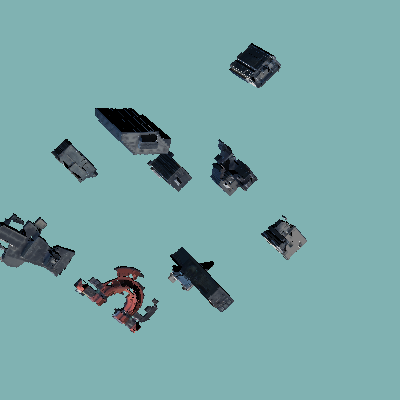

Generate this figure with Python:
#!/usr/bin/env python

# Read a Cesium 3D Tiles tileset and render with textures.

import os

import vtkmodules.vtkInteractionStyle  # noqa: F401
import vtkmodules.vtkRenderingFreeType  # noqa: F401
import vtkmodules.vtkRenderingOpenGL2  # noqa: F401

from vtkmodules.vtkCommonCore import vtkInformation
from vtkmodules.vtkIOCesium3DTiles import vtkCesium3DTilesReader
from vtkmodules.vtkIOGeometry import vtkGLTFReader
from vtkmodules.vtkRenderingCore import (
    vtkActor,
    vtkPolyDataMapper,
    vtkProp,
    vtkRenderWindow,
    vtkRenderWindowInteractor,
    vtkRenderer,
)

# Source
data_dir = os.environ.get("VPE_DATA_DIR", os.path.dirname(os.path.abspath(__file__)))
tileset_reader = vtkCesium3DTilesReader()
tileset_reader.SetFileName(os.path.join(data_dir, "jacksonville-gltf", "tileset.json"))
tileset_reader.Update()

output_data = tileset_reader.GetOutput()

# Renderer
renderer = vtkRenderer()
renderer.SetBackground(0.5, 0.7, 0.7)

# Texture coordinate flip matrix
texture_transform = [1, 0, 0, 0, 0, -1, 0, 1, 0, 0, 1, 0, 0, 0, 0, 1]

# Partitioned dataset 0, partition 0
pds_0 = output_data.GetPartitionedDataSet(0)
gltf_reader_0 = vtkGLTFReader.SafeDownCast(tileset_reader.GetTileReader(0))

mapper_0_0 = vtkPolyDataMapper()
mapper_0_0.SetInputDataObject(pds_0.GetPartition(0))
actor_0_0 = vtkActor()
actor_0_0.SetMapper(mapper_0_0)
information_0_0 = vtkInformation()
actor_0_0.SetPropertyKeys(information_0_0)
information_0_0.Set(vtkProp.GENERAL_TEXTURE_TRANSFORM(), texture_transform, 16)
actor_0_0.SetTexture(gltf_reader_0.GetTexture(0).GetVTKTexture())
renderer.AddActor(actor_0_0)

# Partitioned dataset 0, partition 1
mapper_0_1 = vtkPolyDataMapper()
mapper_0_1.SetInputDataObject(pds_0.GetPartition(1))
actor_0_1 = vtkActor()
actor_0_1.SetMapper(mapper_0_1)
information_0_1 = vtkInformation()
actor_0_1.SetPropertyKeys(information_0_1)
information_0_1.Set(vtkProp.GENERAL_TEXTURE_TRANSFORM(), texture_transform, 16)
actor_0_1.SetTexture(gltf_reader_0.GetTexture(1).GetVTKTexture())
renderer.AddActor(actor_0_1)

# Partitioned dataset 0, partition 2
mapper_0_2 = vtkPolyDataMapper()
mapper_0_2.SetInputDataObject(pds_0.GetPartition(2))
actor_0_2 = vtkActor()
actor_0_2.SetMapper(mapper_0_2)
information_0_2 = vtkInformation()
actor_0_2.SetPropertyKeys(information_0_2)
information_0_2.Set(vtkProp.GENERAL_TEXTURE_TRANSFORM(), texture_transform, 16)
actor_0_2.SetTexture(gltf_reader_0.GetTexture(2).GetVTKTexture())
renderer.AddActor(actor_0_2)

# Partitioned dataset 1, partition 0
pds_1 = output_data.GetPartitionedDataSet(1)
gltf_reader_1 = vtkGLTFReader.SafeDownCast(tileset_reader.GetTileReader(1))

mapper_1_0 = vtkPolyDataMapper()
mapper_1_0.SetInputDataObject(pds_1.GetPartition(0))
actor_1_0 = vtkActor()
actor_1_0.SetMapper(mapper_1_0)
information_1_0 = vtkInformation()
actor_1_0.SetPropertyKeys(information_1_0)
information_1_0.Set(vtkProp.GENERAL_TEXTURE_TRANSFORM(), texture_transform, 16)
actor_1_0.SetTexture(gltf_reader_1.GetTexture(0).GetVTKTexture())
renderer.AddActor(actor_1_0)

# Partitioned dataset 2, partition 0
pds_2 = output_data.GetPartitionedDataSet(2)
gltf_reader_2 = vtkGLTFReader.SafeDownCast(tileset_reader.GetTileReader(2))

mapper_2_0 = vtkPolyDataMapper()
mapper_2_0.SetInputDataObject(pds_2.GetPartition(0))
actor_2_0 = vtkActor()
actor_2_0.SetMapper(mapper_2_0)
information_2_0 = vtkInformation()
actor_2_0.SetPropertyKeys(information_2_0)
information_2_0.Set(vtkProp.GENERAL_TEXTURE_TRANSFORM(), texture_transform, 16)
actor_2_0.SetTexture(gltf_reader_2.GetTexture(0).GetVTKTexture())
renderer.AddActor(actor_2_0)

# Partitioned dataset 2, partition 1
mapper_2_1 = vtkPolyDataMapper()
mapper_2_1.SetInputDataObject(pds_2.GetPartition(1))
actor_2_1 = vtkActor()
actor_2_1.SetMapper(mapper_2_1)
information_2_1 = vtkInformation()
actor_2_1.SetPropertyKeys(information_2_1)
information_2_1.Set(vtkProp.GENERAL_TEXTURE_TRANSFORM(), texture_transform, 16)
actor_2_1.SetTexture(gltf_reader_2.GetTexture(1).GetVTKTexture())
renderer.AddActor(actor_2_1)

# Partitioned dataset 2, partition 2
mapper_2_2 = vtkPolyDataMapper()
mapper_2_2.SetInputDataObject(pds_2.GetPartition(2))
actor_2_2 = vtkActor()
actor_2_2.SetMapper(mapper_2_2)
information_2_2 = vtkInformation()
actor_2_2.SetPropertyKeys(information_2_2)
information_2_2.Set(vtkProp.GENERAL_TEXTURE_TRANSFORM(), texture_transform, 16)
actor_2_2.SetTexture(gltf_reader_2.GetTexture(2).GetVTKTexture())
renderer.AddActor(actor_2_2)

# Partitioned dataset 3, partition 0
pds_3 = output_data.GetPartitionedDataSet(3)
gltf_reader_3 = vtkGLTFReader.SafeDownCast(tileset_reader.GetTileReader(3))

mapper_3_0 = vtkPolyDataMapper()
mapper_3_0.SetInputDataObject(pds_3.GetPartition(0))
actor_3_0 = vtkActor()
actor_3_0.SetMapper(mapper_3_0)
information_3_0 = vtkInformation()
actor_3_0.SetPropertyKeys(information_3_0)
information_3_0.Set(vtkProp.GENERAL_TEXTURE_TRANSFORM(), texture_transform, 16)
actor_3_0.SetTexture(gltf_reader_3.GetTexture(0).GetVTKTexture())
renderer.AddActor(actor_3_0)

# Partitioned dataset 3, partition 1
mapper_3_1 = vtkPolyDataMapper()
mapper_3_1.SetInputDataObject(pds_3.GetPartition(1))
actor_3_1 = vtkActor()
actor_3_1.SetMapper(mapper_3_1)
information_3_1 = vtkInformation()
actor_3_1.SetPropertyKeys(information_3_1)
information_3_1.Set(vtkProp.GENERAL_TEXTURE_TRANSFORM(), texture_transform, 16)
actor_3_1.SetTexture(gltf_reader_3.GetTexture(1).GetVTKTexture())
renderer.AddActor(actor_3_1)

# Render window
render_window = vtkRenderWindow()
render_window.AddRenderer(renderer)
render_window.SetWindowName("cesium3d tiles reader")
render_window.SetMultiSamples(0)
render_window.SetSize(400, 400)

# Interactor
interactor = vtkRenderWindowInteractor()
interactor.SetRenderWindow(render_window)

# Scene
renderer.ResetCamera()
renderer.GetActiveCamera().Elevation(-45)
renderer.GetActiveCamera().Azimuth(-45)
renderer.GetActiveCamera().Zoom(1.2)

interactor.Initialize()
interactor.Start()
